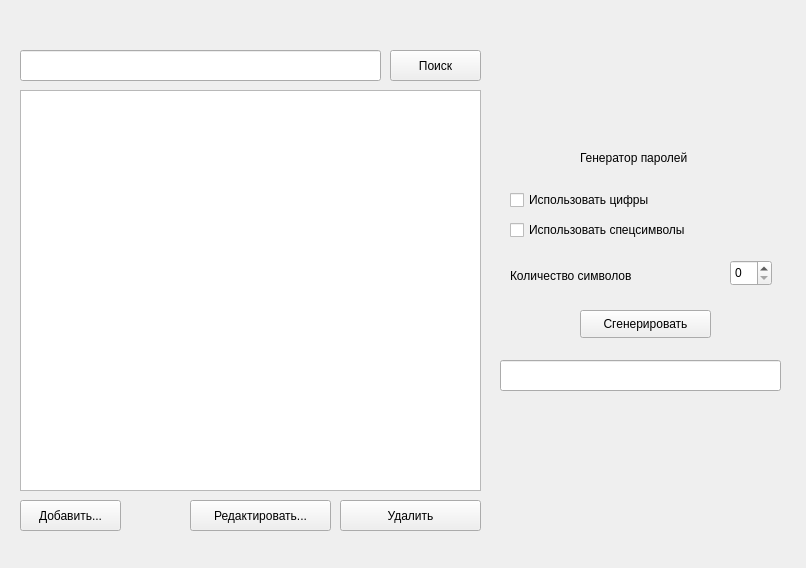
<?xml version="1.0" encoding="UTF-8"?>
<ui version="4.0">
 <class>MainWindow</class>
 <widget class="QMainWindow" name="MainWindow">
  <property name="geometry">
   <rect>
    <x>0</x>
    <y>0</y>
    <width>806</width>
    <height>568</height>
   </rect>
  </property>
  <property name="windowTitle">
   <string>MainWindow</string>
  </property>
  <widget class="QWidget" name="centralwidget">
   <widget class="QTableView" name="pws_table">
    <property name="geometry">
     <rect>
      <x>20</x>
      <y>90</y>
      <width>461</width>
      <height>401</height>
     </rect>
    </property>
   </widget>
   <widget class="QPushButton" name="edit_btn">
    <property name="geometry">
     <rect>
      <x>190</x>
      <y>500</y>
      <width>141</width>
      <height>31</height>
     </rect>
    </property>
    <property name="text">
     <string>Редактировать...</string>
    </property>
   </widget>
   <widget class="QPushButton" name="search_btn">
    <property name="geometry">
     <rect>
      <x>390</x>
      <y>50</y>
      <width>91</width>
      <height>31</height>
     </rect>
    </property>
    <property name="text">
     <string>Поиск</string>
    </property>
   </widget>
   <widget class="QCheckBox" name="num_cb">
    <property name="geometry">
     <rect>
      <x>510</x>
      <y>190</y>
      <width>201</width>
      <height>20</height>
     </rect>
    </property>
    <property name="text">
     <string>Использовать цифры</string>
    </property>
   </widget>
   <widget class="QCheckBox" name="punct_cb">
    <property name="geometry">
     <rect>
      <x>510</x>
      <y>220</y>
      <width>231</width>
      <height>20</height>
     </rect>
    </property>
    <property name="text">
     <string>Использовать спецсимволы</string>
    </property>
   </widget>
   <widget class="QLabel" name="gen_label">
    <property name="geometry">
     <rect>
      <x>580</x>
      <y>150</y>
      <width>151</width>
      <height>16</height>
     </rect>
    </property>
    <property name="text">
     <string>Генератор паролей</string>
    </property>
   </widget>
   <widget class="QLineEdit" name="search_bar">
    <property name="geometry">
     <rect>
      <x>20</x>
      <y>50</y>
      <width>361</width>
      <height>31</height>
     </rect>
    </property>
   </widget>
   <widget class="QLineEdit" name="gen_display">
    <property name="geometry">
     <rect>
      <x>500</x>
      <y>360</y>
      <width>281</width>
      <height>31</height>
     </rect>
    </property>
   </widget>
   <widget class="QPushButton" name="generate_btn">
    <property name="geometry">
     <rect>
      <x>580</x>
      <y>310</y>
      <width>131</width>
      <height>28</height>
     </rect>
    </property>
    <property name="text">
     <string>Сгенерировать</string>
    </property>
   </widget>
   <widget class="QPushButton" name="add_btn">
    <property name="geometry">
     <rect>
      <x>20</x>
      <y>500</y>
      <width>101</width>
      <height>31</height>
     </rect>
    </property>
    <property name="text">
     <string>Добавить...</string>
    </property>
   </widget>
   <widget class="QSpinBox" name="pw_len">
    <property name="geometry">
     <rect>
      <x>730</x>
      <y>260</y>
      <width>42</width>
      <height>26</height>
     </rect>
    </property>
    <property name="maximum">
     <number>30</number>
    </property>
   </widget>
   <widget class="QLabel" name="label">
    <property name="geometry">
     <rect>
      <x>510</x>
      <y>260</y>
      <width>171</width>
      <height>31</height>
     </rect>
    </property>
    <property name="text">
     <string>Количество символов</string>
    </property>
   </widget>
   <widget class="QPushButton" name="del_btn">
    <property name="geometry">
     <rect>
      <x>340</x>
      <y>500</y>
      <width>141</width>
      <height>31</height>
     </rect>
    </property>
    <property name="text">
     <string>Удалить</string>
    </property>
   </widget>
  </widget>
 </widget>
 <resources/>
 <connections/>
</ui>
